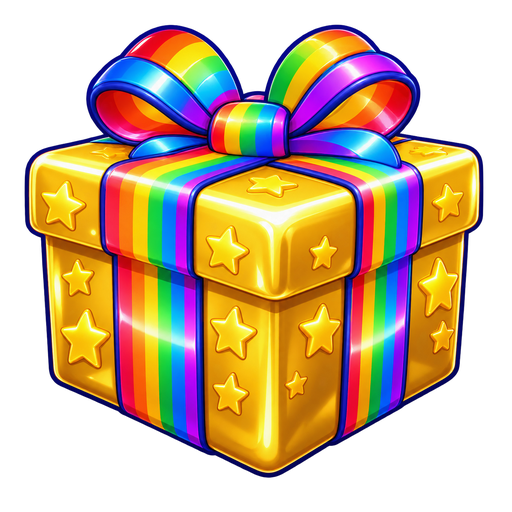
#> input picture steal-a-present/assets/images/box_Giant.png, 512 x 512 px, given as the content of the folder ../assets/images/box_Giant.png, which was not available
$ python prepare_images.py ../assets/images/box_Giant.png ../assets/images/box_Gift.png
#> lines starting #> are read from the running program, lines starting #| are printed output that depends on the picture; pictures that were not available may be replaced by others from this repository, and a replacement may not be noted
#!/usr/bin/env python3
"""Normalize generated art into the repo's assets/ layout.
Usage: python3 tools/prepare_images.py <raw_folder> assets
  icons   -> assets/images/<name>.png   512x512, alpha-trimmed, centered with a 5% margin
  game_icon*.png -> assets/marketing/   512x512
  thumbnail_*.png -> assets/marketing/  1920x1080
  wrapping_*.png -> assets/textures/    1024x1024
Needs: pip install pillow
"""
import os, sys
from PIL import Image

raw, out = sys.argv[1], sys.argv[2]
ICON, MARGIN = 512, 0.05
files = {}
for dp, _, fns in os.walk(raw):
    for fn in fns:
        if fn.lower().endswith(".png"):
            files[fn[:-4]] = os.path.join(dp, fn)
#> further down, im is the input picture: PIL image 512x512 RGBA; mean R, G, B, A 100.5, 76.6, 47.5, 146.9

def icon(im):
    im = im.convert("RGBA")
    bbox = im.getchannel("A").getbbox() or (0, 0, im.width, im.height)
#> bbox = (22, 22, 486, 480)
    im = im.crop(bbox)
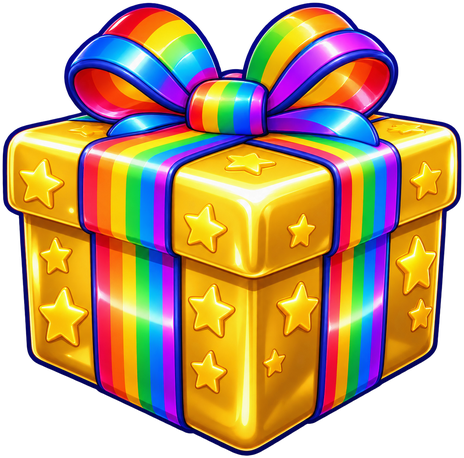
#> im: PIL image 464x458 RGBA; mean R, G, B, A 124, 94.5, 58.6, 181.2; transparent parts drawn white
    side = max(im.size)
#> side = 464
    pad = int(side * MARGIN)
#> pad = 23
    canvas = Image.new("RGBA", (side + 2 * pad, side + 2 * pad), (0, 0, 0, 0))
#> canvas: PIL image 510x510 RGBA; every value is 0
    canvas.paste(im, (pad + (side - im.width) // 2, pad + (side - im.height) // 2), im)
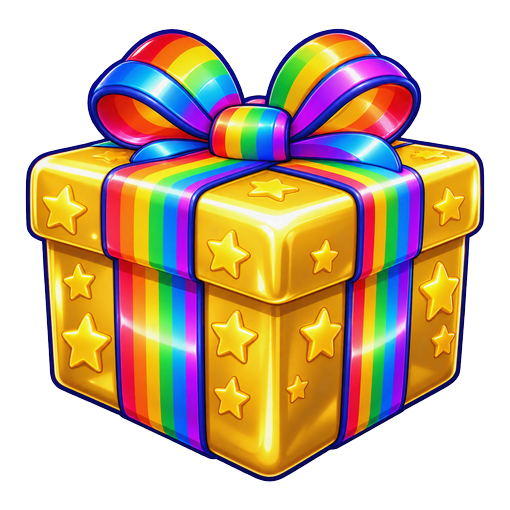
#> canvas: PIL image 510x510 RGBA; mean R, G, B, A 99.3, 75.7, 46.2, 144.9; transparent parts drawn white
    return canvas.resize((ICON, ICON), Image.LANCZOS)
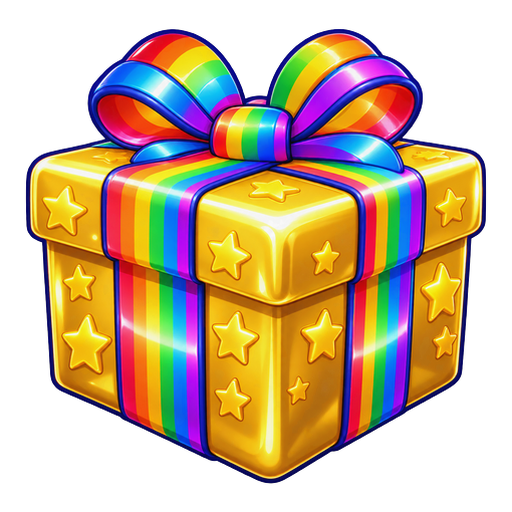
#> returned value: PIL image 512x512 RGBA; mean R, G, B, A 99.1, 75.5, 46.7, 145; transparent parts drawn white

counts = {"images": 0, "marketing": 0, "textures": 0}
for stem in sorted(files):
    im = Image.open(files[stem])
    if stem.startswith("thumbnail"):
        sub, result = "marketing", im.convert("RGB").resize((1920, 1080), Image.LANCZOS)
    elif stem.startswith("game_icon"):
        sub, result = "marketing", im.convert("RGB").resize((512, 512), Image.LANCZOS)
    elif stem.startswith("wrapping_"):
        sub, result = "textures", im.convert("RGB").resize((1024, 1024), Image.LANCZOS)
    else:
        sub, result = "images", icon(im)
#> sub = 'images'
    os.makedirs(os.path.join(out, sub), exist_ok=True)
    result.save(os.path.join(out, sub, stem + ".png"), optimize=True)
    counts[sub] += 1
print(counts)
#| {'images': 1, 'marketing': 0, 'textures': 0}

$ run again, on steal-a-present/assets/images/box_Medium.png
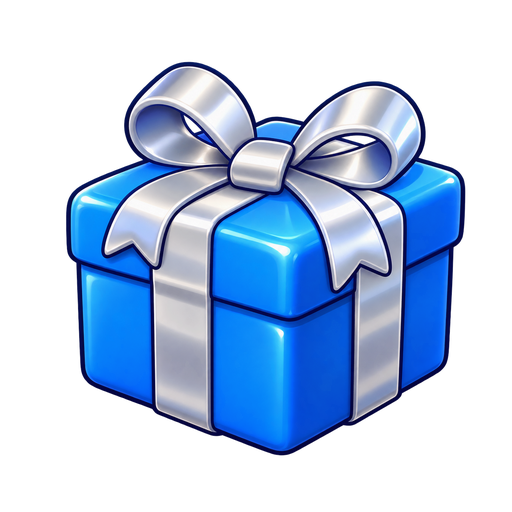
#> input picture steal-a-present/assets/images/box_Medium.png, 512 x 512 px, given as the content of the folder ../assets/images/box_Medium.png, which was not available
#> im is the input picture: PIL image 512x512 RGBA; mean R, G, B, A 38.3, 60.6, 90.7, 111.7
#> bbox = (64, 59, 468, 458)
#> in icon, `im = im.crop(bbox)`:
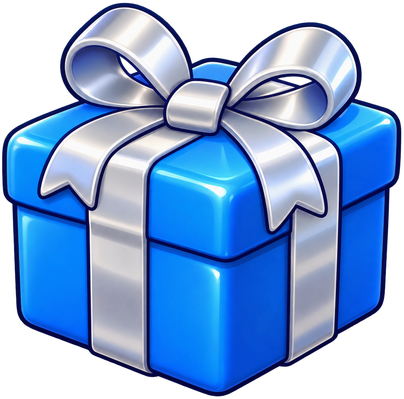
#> im: PIL image 404x399 RGBA; mean R, G, B, A 62.3, 98.6, 147.5, 181.6; transparent parts drawn white
#> in icon, `return canvas.resize((ICON, ICON), Image.LANCZOS)`:
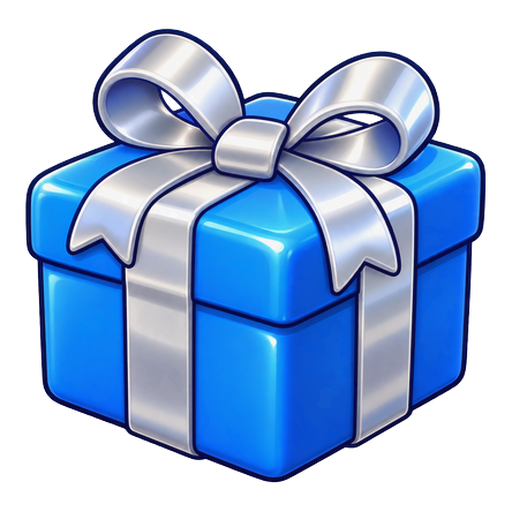
#> returned value: PIL image 512x512 RGBA; mean R, G, B, A 49.9, 78.9, 117.8, 145.5; transparent parts drawn white
#> sub = 'images'
#| {'images': 1, 'marketing': 0, 'textures': 0}

$ run again, on steal-a-present/assets/images/box_Sack.png
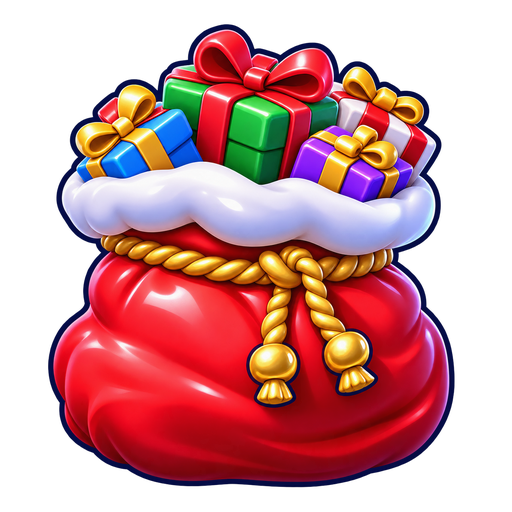
#> input picture steal-a-present/assets/images/box_Sack.png, 512 x 512 px, given as the content of the folder ../assets/images/box_Sack.png, which was not available
#> im is the input picture: PIL image 512x512 RGBA; mean R, G, B, A 98.7, 44.1, 47.7, 143.5
#> bbox = (46, 22, 457, 490)
#> in icon, `im = im.crop(bbox)`:
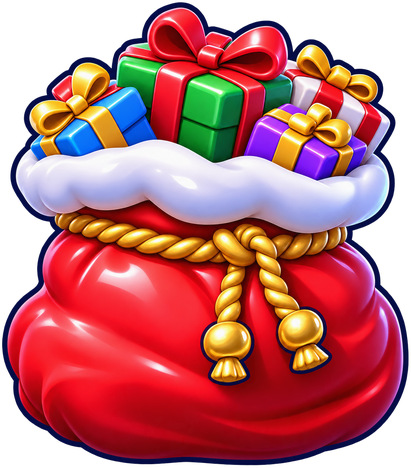
#> im: PIL image 411x468 RGBA; mean R, G, B, A 134.6, 60.1, 65, 195.5; transparent parts drawn white
#> in icon, `return canvas.resize((ICON, ICON), Image.LANCZOS)`:
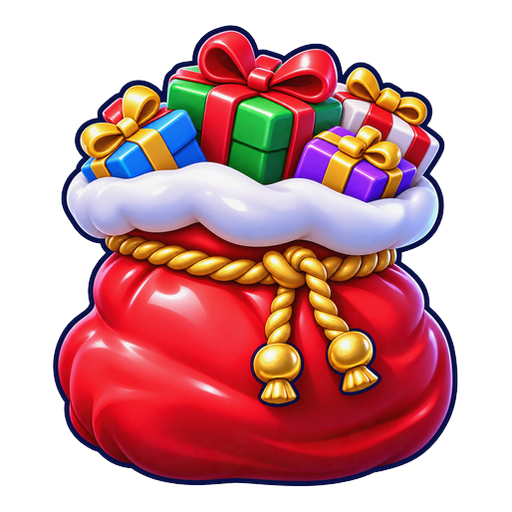
#> returned value: PIL image 512x512 RGBA; mean R, G, B, A 95.9, 42.8, 45.9, 139.5; transparent parts drawn white
#> sub = 'images'
#| {'images': 1, 'marketing': 0, 'textures': 0}

$ run again, on steal-a-present/assets/images/box_Small.png
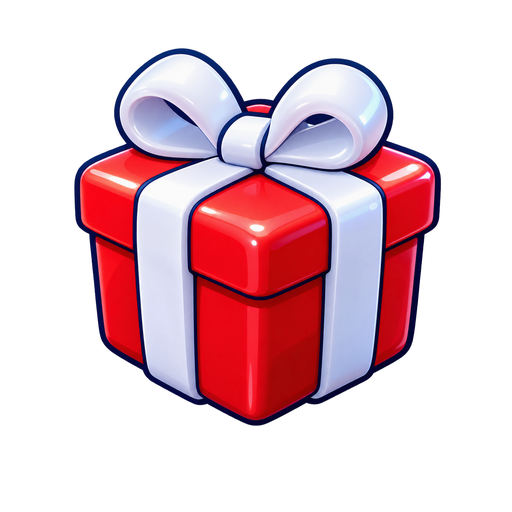
#> input picture steal-a-present/assets/images/box_Small.png, 512 x 512 px, given as the content of the folder ../assets/images/box_Small.png, which was not available
#> im is the input picture: PIL image 512x512 RGBA; mean R, G, B, A 71.8, 39.9, 49.2, 97.8
#> bbox = (72, 46, 444, 428)
#> in icon, `im = im.crop(bbox)`:
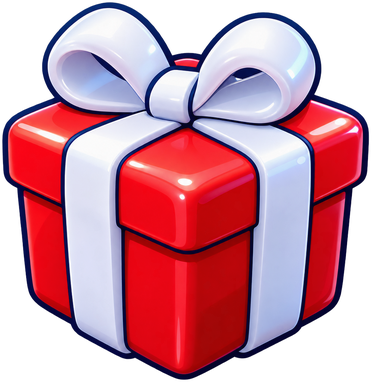
#> im: PIL image 372x382 RGBA; mean R, G, B, A 132.5, 73.5, 90.8, 180.4; transparent parts drawn white
#> in icon, `return canvas.resize((ICON, ICON), Image.LANCZOS)`:
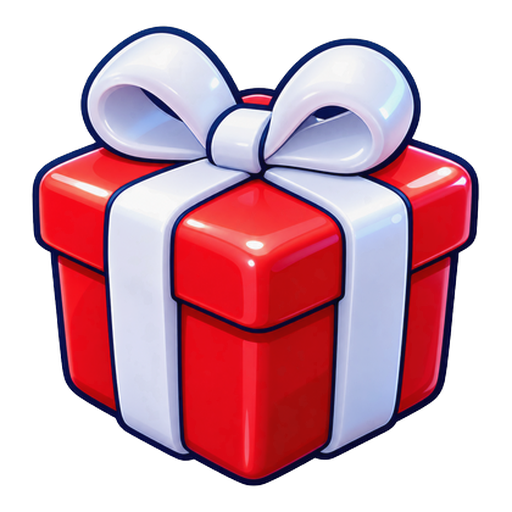
#> returned value: PIL image 512x512 RGBA; mean R, G, B, A 104.6, 58.1, 71.4, 142.4; transparent parts drawn white
#> sub = 'images'
#| {'images': 1, 'marketing': 0, 'textures': 0}
